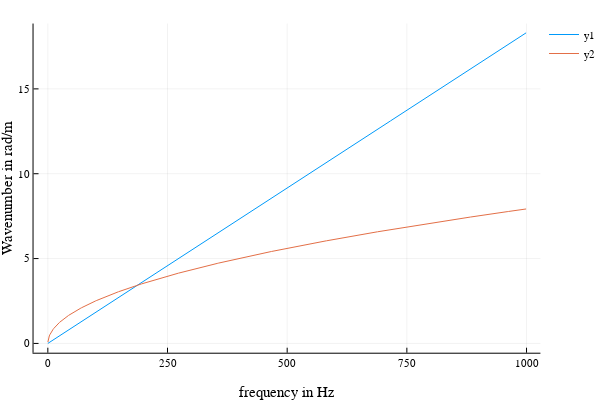

Notebook code for this chart:
### Code cell
plot(f, [k0, kb], xlabel="frequency in Hz", ylabel="Wavenumber in rad/m")

### Figure 1 — Plotly figure (JSON) as saved in the notebook; plotly's stock layout.template omitted (floating-point values rounded to 4 significant figures; data arrays with more than 128 entries replaced by an {"elided": "..."} marker saying what was removed)
{"data": [{"colorbar": {"title": ""}, "legendgroup": "y1", "line": {"color": "rgba(0, 154, 250, 1.000)", "dash": "solid", "shape": "linear", "width": 1}, "mode": "lines", "name": "y1", "showlegend": true, "type": "scatter", "x": {"elided": "1000 float values"}, "xaxis": "x1", "y": {"elided": "1000 float values"}, "yaxis": "y1", "zmax": null, "zmin": null}, {"colorbar": {"title": ""}, "legendgroup": "y2", "line": {"color": "rgba(227, 111, 71, 1.000)", "dash": "solid", "shape": "linear", "width": 1}, "mode": "lines", "name": "y2", "showlegend": true, "type": "scatter", "x": {"elided": "1000 float values"}, "xaxis": "x1", "y": {"elided": "1000 float values"}, "yaxis": "y1", "zmax": null, "zmin": null}], "layout": {"annotations": [], "height": 400, "legend": {"bgcolor": "rgba(255, 255, 255, 1.000)", "bordercolor": "rgba(0, 0, 0, 1.000)", "font": {"color": "rgba(0, 0, 0, 1.000)", "family": "sans-serif", "size": 11}, "tracegroupgap": 0, "x": 1, "y": 1}, "margin": {"b": 20, "l": 0, "r": 0, "t": 20}, "paper_bgcolor": "rgba(255, 255, 255, 1.000)", "plot_bgcolor": "rgba(255, 255, 255, 1.000)", "showlegend": true, "width": 600, "xaxis": {"anchor": "y1", "domain": [0.06165, 0.9934], "gridcolor": "rgba(0, 0, 0, 0.100)", "gridwidth": 0.5, "linecolor": "rgba(0, 0, 0, 1.000)", "mirror": false, "range": [-29.87, 1029.0], "showgrid": true, "showline": true, "showticklabels": true, "tickangle": 0, "tickcolor": "rgb(0, 0, 0)", "tickfont": {"color": "rgba(0, 0, 0, 1.000)", "family": "sans-serif", "size": 11}, "tickmode": "array", "ticks": "inside", "ticktext": ["0", "250", "500", "750", "1000"], "tickvals": [0, 250, 500, 750, 1000], "title": "frequency in Hz", "titlefont": {"color": "rgba(0, 0, 0, 1.000)", "family": "sans-serif", "size": 15}, "type": "-", "visible": true, "zeroline": false, "zerolinecolor": "rgba(0, 0, 0, 1.000)"}, "yaxis": {"anchor": "x1", "domain": [0.07581, 0.9902], "gridcolor": "rgba(0, 0, 0, 0.100)", "gridwidth": 0.5, "linecolor": "rgba(0, 0, 0, 1.000)", "mirror": false, "range": [-0.5472, 18.85], "showgrid": true, "showline": true, "showticklabels": true, "tickangle": 0, "tickcolor": "rgb(0, 0, 0)", "tickfont": {"color": "rgba(0, 0, 0, 1.000)", "family": "sans-serif", "size": 11}, "tickmode": "array", "ticks": "inside", "ticktext": ["0", "5", "10", "15"], "tickvals": [0, 5, 10, 15], "title": "Wavenumber in rad/m", "titlefont": {"color": "rgba(0, 0, 0, 1.000)", "family": "sans-serif", "size": 15}, "type": "-", "visible": true, "zeroline": false, "zerolinecolor": "rgba(0, 0, 0, 1.000)"}}}
